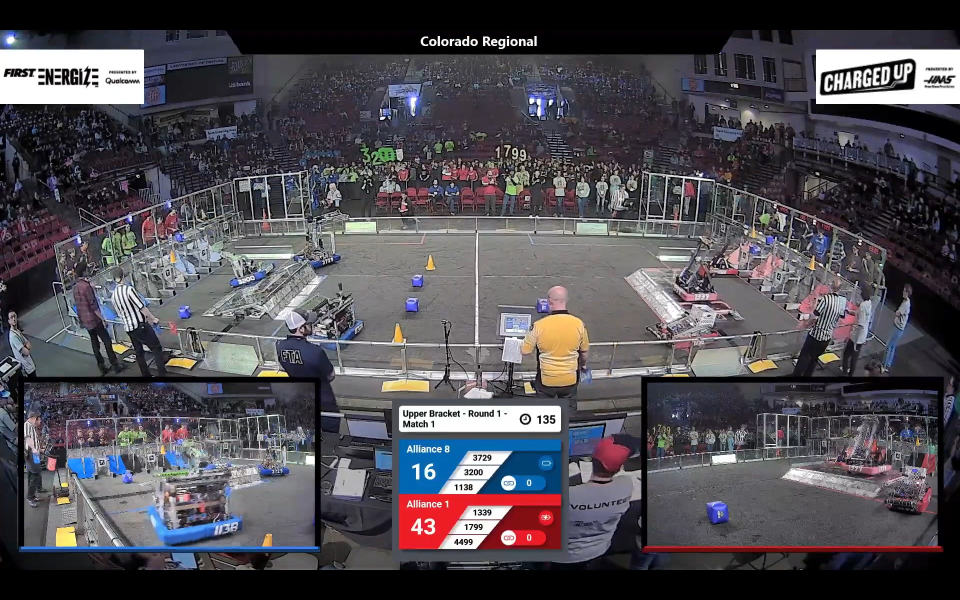
#> input picture Collin_vision/field_snap.jpg, 1920 x 1200 px, given in place of 20170311_172915.jpg, which was not available (shown at 1/2 size)
$ jupyter execute --allow-errors spacial_img_sandbox.ipynb   (older library calls are emulated)
#> lines starting #> are read from the running program, lines starting #| are printed output that depends on the picture; after the words box and inside, x2 and y2 are one past the last pixel; in counts of white or black regions, pixels touching at a corner belong together; pictures that were not available may be replaced by others from this repository, and a replacement may not be noted
[cell 1]
import cv2
import numpy as np
import matplotlib.pyplot as plt
import pandas as pd

from PIL import Image
from PIL.ExifTags import TAGS
from statsmodels.distributions.empirical_distribution import ECDF

[cell 2]
img = cv2.imread("20170311_172915.jpg", 0)
#> img: shape (1200, 1920); min 0, max 255, mean 77.6
img2 = cv2.imread("frc_live_grid_shot.jpg", 0)
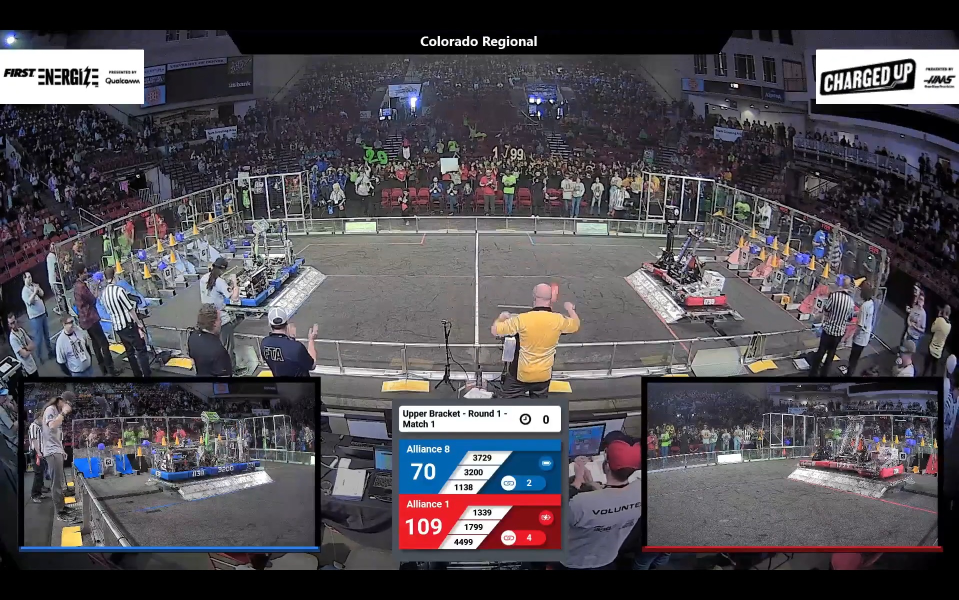
#> input picture Collin_vision/field_snap_ending.jpg, 1917 x 1200 px, given in place of frc_live_grid_shot.jpg, which was not available (shown at 1/2 size)
#> img2: shape (1200, 1917); min 0, max 255, mean 77.2
cone_template = cv2.imread("frc_cone_template.jpg", 0)
april_template = cv2.imread("frc_april_template.jpg", 0)

april_pure_1 = cv2.imread("april_tag_pure_1.png", 0)
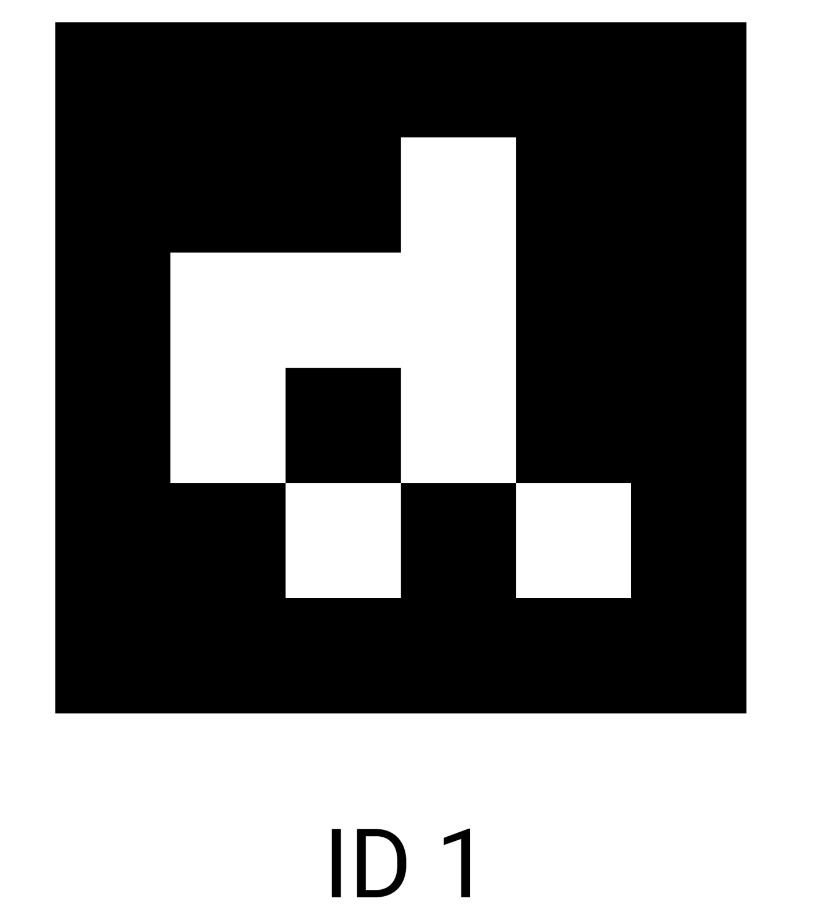
#> input picture Collin_vision/april_tag_pure_1.png, 821 x 923 px, found by its file name
#> april_pure_1 is the input picture: shape (923, 821); min 0, max 255, mean 129

[cell 3]
window_size = 75
avg_kernel = np.ones((window_size, window_size), np.float32) / (window_size**2)
avg_img = cv2.filter2D((img / 255.0), -1, kernel=avg_kernel)

print(img.shape)
#| (1200, 1920)
print(avg_img.shape)
#| (1200, 1920)

plt.imshow(avg_img, cmap="Greys_r")
plt.show()

[cell 4]
half_region = 75
radius = ((2 * half_region) + 1) / 2

point_sim = np.random.uniform(-1 * radius, radius, size=(10000000, 2))
in_circle = np.sqrt((point_sim[:, 0] ** 2) + (point_sim[:, 1]**2)) <= radius
point_sim = pd.DataFrame(
    np.floor(point_sim + radius).astype("int"),
    columns=["u", "v"]
)
point_sim["in_circle"] = in_circle

circle_kernel = point_sim.groupby(["u", "v"])["in_circle"].mean().unstack().values
circle_kernel / circle_kernel.sum()

circle_avg_img = cv2.filter2D((img / 255.0), -1, kernel=circle_kernel)

plt.imshow(circle_avg_img, cmap="Greys_r")
plt.show()

[cell 5]
stand_dev = 25
half_region = int(3 * stand_dev)
full_region = (2 * half_region) + 1

v = np.arange(-1 * half_region, half_region + 1)[::-1]
v = v.reshape(v.shape[0], 1)
v = np.repeat(v, full_region, axis=1)

u = -1 * v.T

non_sqrt_euc = (v**2 + u**2)

def calc_gauss_kernel(non_sqrt_euc, sigma):
    denom = (1 / (2 * np.pi * (sigma**2)))
    num = np.exp((-1 * non_sqrt_euc) / (2 * (sigma**2)))
    return denom * num

gauss_kernel = calc_gauss_kernel(non_sqrt_euc, stand_dev)
gauss_kernel = gauss_kernel / gauss_kernel.sum()

guass_avg_img = cv2.filter2D((img / 255.0), -1, kernel=gauss_kernel)

plt.imshow(guass_avg_img, cmap="Greys_r")
plt.show()

[cell 6]
gauss_blur_img = cv2.GaussianBlur(img, (175, 175), 0)
plt.imshow(gauss_blur_img, cmap="Greys_r")
plt.show()

[cell 7]
horiz_grad_kernel = .5 * np.array([-1.0, 0.0, 1.0])
horiz_grad_kernel = horiz_grad_kernel.reshape(1, horiz_grad_kernel.shape[0])
horiz_grad_img = cv2.filter2D((img / 255.0), -1, kernel=horiz_grad_kernel)

plt.imshow(horiz_grad_img, cmap="bwr")
plt.show()

[cell 8]
vert_grad_kernel = .5 * np.array([-1.0, 0.0, 1.0])
vert_grad_kernel = vert_grad_kernel.reshape(vert_grad_kernel.shape[0], 1)
vert_grad_img = cv2.filter2D((img / 255.0), -1, kernel=vert_grad_kernel)

plt.imshow(vert_grad_img, cmap="bwr")
plt.show()

[cell 9]
plt.imshow(np.abs(horiz_grad_img) > 0.2, cmap="Greys_r")
plt.show()

[cell 10]
plt.imshow(np.sqrt((horiz_grad_img**2) + (vert_grad_img**2)), cmap="Greys_r")
plt.show()

[cell 11]
sobel_kernel = np.array([[-1, 0, 1], [-2, 0, 2], [-1, 0, 1]], dtype="float")
sobel_img = cv2.filter2D((img / 255.0), -1, kernel=sobel_kernel)

plt.imshow(sobel_img, cmap="bwr")
plt.show()

[cell 12]
sobel_kernel = np.array([[-1, 0, 1], [-2, 0, 2], [-1, 0, 1]], dtype="float")

horiz_sobel_img = cv2.filter2D((img / 255.0), -1, kernel=sobel_kernel)
vert_sobel_img = cv2.filter2D((img / 255.0), -1, kernel=sobel_kernel.T)

plt.imshow(np.sqrt((horiz_sobel_img**2) + (vert_sobel_img**2)), cmap="Greys_r")
plt.show()

[cell 13]
max_gradient_img = np.arctan(vert_grad_img / horiz_grad_img)
plt.imshow(max_gradient_img, cmap="bwr")
plt.show()

[cell 14]
sobel_max_gradient_img = np.arctan(vert_sobel_img / horiz_sobel_img)
plt.imshow(sobel_max_gradient_img, cmap="bwr")
plt.show()

[cell 15]
stand_dev = 25
half_region = int(3 * stand_dev)
full_region = (2 * half_region) + 1

v = np.arange(-1 * half_region, half_region + 1)[::-1]
v = v.reshape(v.shape[0], 1)
v = np.repeat(v, full_region, axis=1)

u = -1 * v.T

non_sqrt_euc = (v**2 + u**2)

def calc_DoG_kernel(directional_offsets, non_sqrt_euc, sigma):
    denom = -1 * (directional_offsets / (2 * np.pi * (sigma**2)))
    num = np.exp((-1 * non_sqrt_euc) / (2 * (sigma**2)))
    return denom * num

horiz_DoG_kernel = calc_DoG_kernel(u, non_sqrt_euc, stand_dev)
vert_DoG_kernel = calc_DoG_kernel(v, non_sqrt_euc, stand_dev)

horiz_DoG_img = cv2.filter2D((img / 255.0), -1, kernel=horiz_DoG_kernel)
vert_DoG_img = cv2.filter2D((img / 255.0), -1, kernel=vert_DoG_kernel)

plt.imshow(horiz_DoG_img, cmap="bwr")
plt.show()

[cell 16]
plt.imshow(vert_DoG_img, cmap="bwr")
plt.show()

[cell 17]
plt.imshow(np.sqrt(vert_DoG_img**2 + horiz_DoG_img**2), cmap="Greys_r")
plt.show()

[cell 18]
laplacian_kernel = np.array([[0, 1, 0], [1, -4, 1], [0, 1, 0]], dtype="float") * 0.5

laplacian_img = cv2.filter2D((img / 255.0), -1, kernel=laplacian_kernel)

plt.imshow(laplacian_img, cmap="bwr")
plt.show()

[cell 19]
stand_dev = 25
half_region = int(3 * stand_dev)
full_region = (2 * half_region) + 1

v = np.arange(-1 * half_region, half_region + 1)[::-1]
v = v.reshape(v.shape[0], 1)
v = np.repeat(v, full_region, axis=1)

u = -1 * v.T

non_sqrt_euc = (v**2 + u**2)

def calc_LoG_kernel(non_sqrt_euc, sigma):
    first_term = 1 / (np.pi * (sigma**4))
    second_term = (non_sqrt_euc / (2 * (sigma**2))) - 1
    third_term = np.exp((-1 * non_sqrt_euc) / (2 * (sigma**2)))
    return first_term * second_term * third_term

LoG_kernel = calc_LoG_kernel(non_sqrt_euc, stand_dev)

LoG_img = cv2.filter2D((img / 255.0), -1, kernel=LoG_kernel)

plt.imshow(LoG_img, cmap="bwr")
plt.show()

[cell 20]
gauss_blur_img = cv2.GaussianBlur(cv2.equalizeHist(img2) / 255.0, (15, 15), 0)
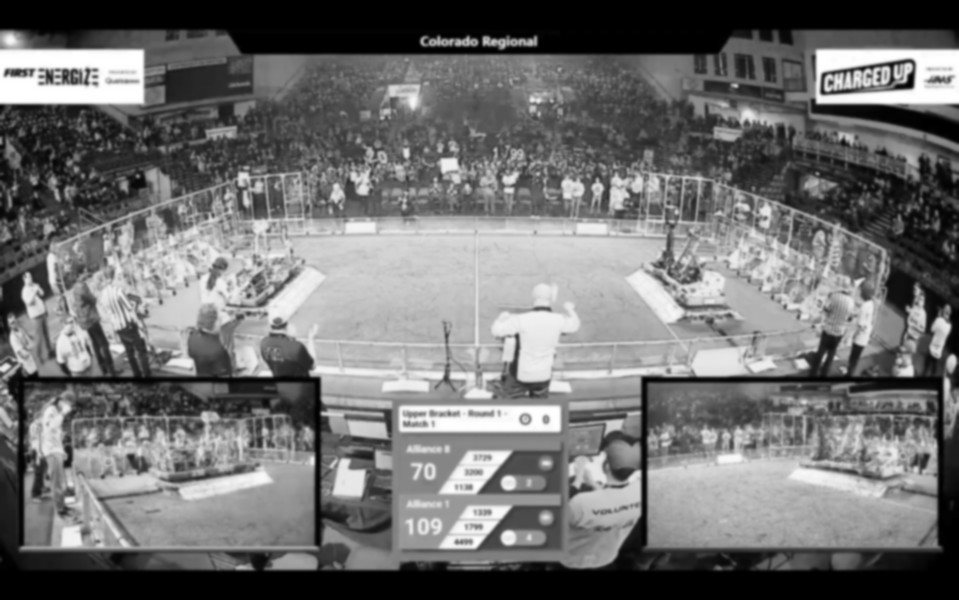
#> gauss_blur_img: shape (1200, 1917) float64 (shown at 1/2 size); min 0, max 1, mean 0.44

DoG_x_img = cv2.Sobel(
    gauss_blur_img, cv2.CV_16S, 1, 0, ksize=5, scale=1, delta=0, borderType=cv2.BORDER_DEFAULT
)
DoG_y_img = cv2.Sobel(
    gauss_blur_img, cv2.CV_16S, 0, 1, ksize=5, scale=1, delta=0, borderType=cv2.BORDER_DEFAULT
)

plt.imshow(np.sqrt((DoG_y_img**2) + (DoG_x_img**2)), cmap="Greys_r")
plt.show()

[cell 21]
gauss_blur_img = cv2.GaussianBlur(cv2.equalizeHist(img2), (15, 15), 0)

LoG_img = cv2.Laplacian(
    gauss_blur_img, ddepth=cv2.CV_16S, ksize=5
)
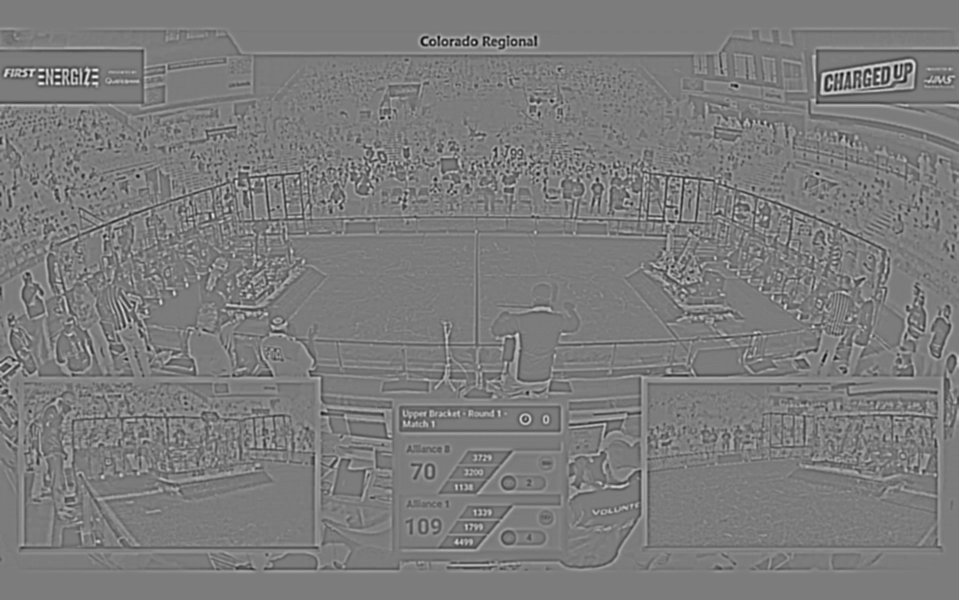
#> LoG_img: shape (1200, 1917) int16 (shown at 1/2 size); min -1166, max 1230, mean 0; drawn with min black and max white

plt.imshow(LoG_img, cmap="bwr")
plt.show()

[cell 22]
img2 = cv2.imread("frc_live_grid_shot.jpg", 0)

width, height = cone_template.shape[::-1]
#> width = 1917; height = 1200

temp_match = cv2.matchTemplate(img2, cone_template, cv2.TM_CCORR_NORMED)
#> temp_match = [1]
min_val, max_val, min_loc, max_loc = cv2.minMaxLoc(temp_match)
#> min_val = 1; max_val = 1; min_loc = (0, 0); max_loc = (0, 0)

top_left = max_loc
#> top_left = (0, 0)
bottom_right = (top_left[0] + width, top_left[1] + height)
#> bottom_right = (1917, 1200)

cv2.rectangle(img2, top_left, bottom_right, 0, 10)
#> img2: shape (1200, 1917); min 0, max 255, mean 77

plt.subplot(121), plt.imshow(temp_match, cmap="Greys_r")
plt.subplot(122), plt.imshow(img2, cmap="Greys_r")

plt.show()
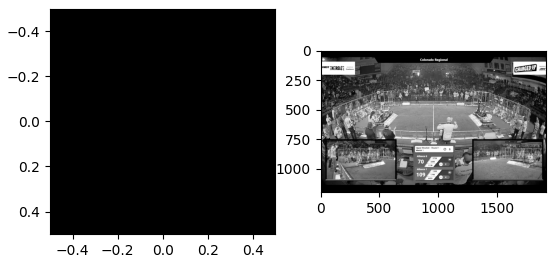
#> figure drawn by matplotlib, 2 panels
img2 = cv2.imread("frc_live_grid_shot.jpg", 0)

[cell 23]
img2 = cv2.imread("frc_live_grid_shot.jpg", 0)
found_thesh = 0.93
findings = np.where(temp_match > found_thesh)
#> findings = ([0], [0])

for found_point in zip(*findings[::-1]):
    cv2.rectangle(img2, found_point, (found_point[0] + width, found_point[1] + height), 0, 10)
#> this loop made 1 pass

plt.imshow(img2, cmap="Greys_r")
plt.show()
img2 = cv2.imread("frc_live_grid_shot.jpg", 0)

[cell 24]
speckle_noise = np.random.uniform(0, 1, img.shape)
speckle_img = img.copy()
speckle_img = np.where(speckle_noise < 0.05, 0, speckle_img)
speckle_img = np.where(speckle_noise > 0.95, 255, speckle_img)

median_blur_img = cv2.medianBlur(speckle_img, 3)

plt.subplot(121)
plt.imshow(speckle_img, cmap="Greys_r")
plt.subplot(122)
plt.imshow(median_blur_img, cmap="Greys_r")
plt.show()

[cell 25]
thresh_img = (cv2.equalizeHist(img) >= 200).astype("uint8")
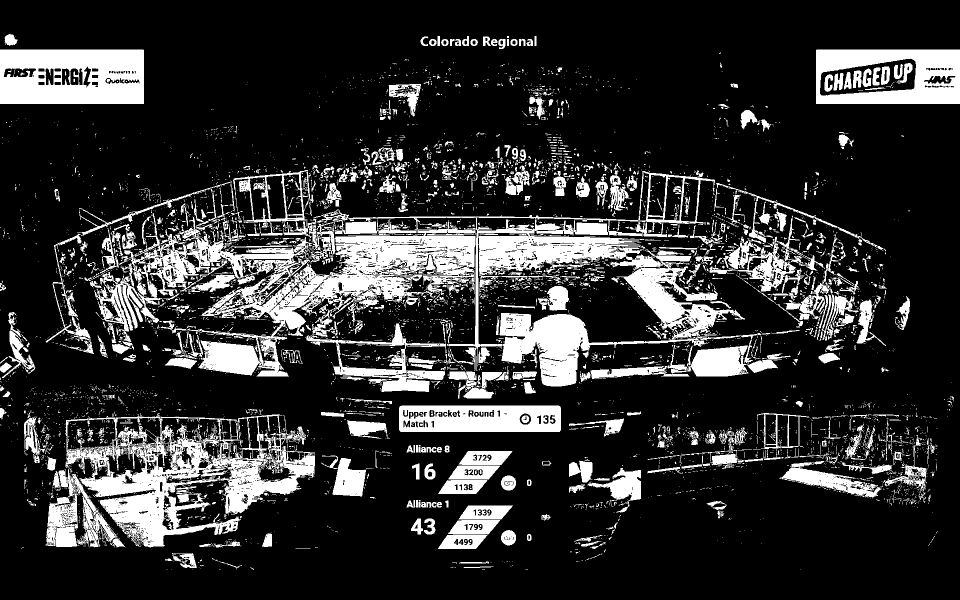
#> thresh_img: shape (1200, 1920) (shown at 1/2 size); values 0 (black) and 1 (white), 19.2% white; 6494 white regions (5705 under 20 px), largest, box (x1, y1, x2, y2) and area: (188, 342, 1490, 773) 139687, (130, 826, 630, 1096) 47624, (0, 99, 288, 208) 27531
erosion_kernel = np.ones((31, 31), np.uint8)
eroded_image = cv2.erode(thresh_img, erosion_kernel, iterations=1)
#> eroded_image: shape (1200, 1920); values 0 (black) and 1 (white), 0.51% white; 14 white regions (2 under 20 px), largest, box (x1, y1, x2, y2) and area: (0, 169, 273, 193) 3091, (0, 114, 273, 127) 2360, (1082, 644, 1144, 703) 2213
plt.imshow(eroded_image, cmap="Greys_r")
plt.show()

[cell 26]
thresh_img = (cv2.equalizeHist(img) >= 200).astype("uint8")
dilation_kernel = np.ones((31, 31), np.uint8)
dilated_image = cv2.dilate(thresh_img, dilation_kernel, iterations=1)
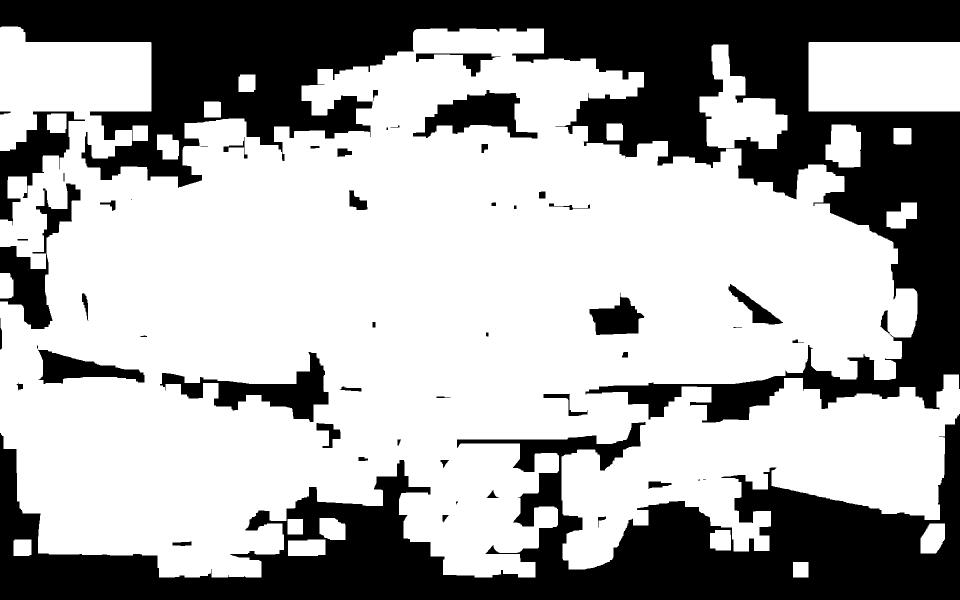
#> dilated_image: shape (1200, 1920) (shown at 1/2 size); values 0 (black) and 1 (white), 65.6% white; 53 black regions (7 under 20 px), largest, box (x1, y1, x2, y2) and area: (0, 0, 1920, 845) 441257, (0, 828, 1920, 1200) 274704, (320, 704, 657, 844) 14746
plt.imshow(dilated_image, cmap="Greys_r")
plt.show()

[cell 27]
thresh_img = (cv2.equalizeHist(img) >= 200).astype("uint8")
opening_kernel = np.ones((65, 65), np.uint8)
opening_image = cv2.morphologyEx(thresh_img, cv2.MORPH_OPEN, opening_kernel)
#> opening_image: shape (1200, 1920); every value is 0
plt.imshow(opening_image, cmap="Greys_r")
plt.show()

[cell 28]
thresh_img = (cv2.equalizeHist(img2) >= 200).astype("uint8")
#> thresh_img: shape (1200, 1917); values 0 (black) and 1 (white), 19.1% white; 8720 white regions (7957 under 20 px), largest, box (x1, y1, x2, y2) and area: (168, 326, 1452, 725) 124924, (0, 99, 288, 208) 27567, (1632, 99, 1917, 208) 20120
closing_kernel = np.ones((7, 7), np.uint8)
closing_image = cv2.morphologyEx(thresh_img, cv2.MORPH_CLOSE, closing_kernel)
#> closing_image: shape (1200, 1917); values 0 (black) and 1 (white), 28.7% white; 1049 white regions (854 under 20 px), largest, box (x1, y1, x2, y2) and area: (93, 270, 1780, 797) 357619, (1295, 796, 1875, 1092) 82260, (107, 821, 630, 1096) 46980
plt.imshow(closing_image, cmap="Greys_r")
plt.show()

[cell 29]
thresh_img = (cv2.equalizeHist(img2) <= 50).astype("uint8")
#> thresh_img: shape (1200, 1917); values 0 (black) and 1 (white), 29.3% white; 10730 white regions (9660 under 20 px), largest, box (x1, y1, x2, y2) and area: (0, 205, 1917, 1200) 294029, (0, 0, 1917, 152) 168868, (0, 200, 545, 451) 55386
closing_kernel = cv2.getStructuringElement(cv2.MORPH_RECT, (7, 50))
closing_image = cv2.morphologyEx(thresh_img, cv2.MORPH_CLOSE, closing_kernel)
#> closing_image: shape (1200, 1917); values 0 (black) and 1 (white), 64.3% white; 141 black regions, largest, box (x1, y1, x2, y2) and area: (536, 418, 1569, 1141) 402392, (1294, 860, 1875, 1105) 97757, (206, 895, 630, 1106) 62626
closing_image = cv2.morphologyEx(closing_image, cv2.MORPH_OPEN, closing_kernel)
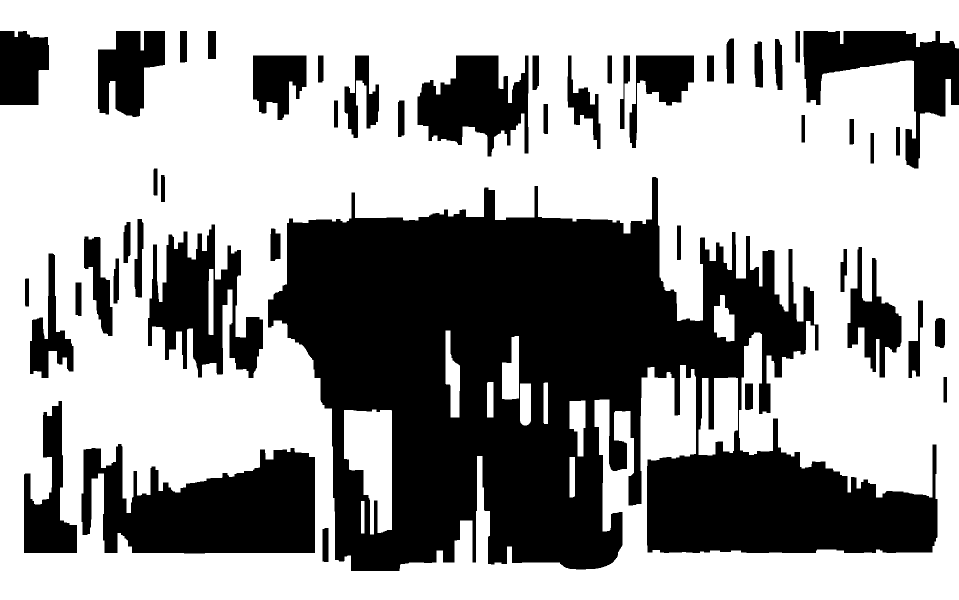
#> closing_image: shape (1200, 1917) (shown at 1/2 size); values 0 (black) and 1 (white), 62.4% white; 48 black regions, largest, box (x1, y1, x2, y2) and area: (536, 354, 1875, 1142) 571053, (163, 888, 630, 1107) 71415, (296, 449, 526, 756) 35685
plt.imshow(closing_image, cmap="Greys_r")
plt.show()

[cell 30]
single_cube_img = cv2.imread("frc_game_cube.jpeg", 0)
#> (the rest of this cell did not finish here and is left out)

[cell 31]
single_cube_img = cv2.imread("frc_game_cube.jpeg", 0)
#> (the rest of this cell did not finish here and is left out)

[cell 32]
single_cube_img = cv2.imread("frc_game_cube.jpeg", 0)
#> (the rest of this cell did not finish here and is left out)

[cell 33]
multi_cube_img = cv2.imread("frc_multi_cube.jpg", 0)
#> (the rest of this cell did not finish here and is left out)

[cell 34]
multi_cube_img = cv2.imread("frc_multi_cube.jpg", 0)
#> (the rest of this cell did not finish here and is left out)

[cell 35]
nested_diamond_img = cv2.imread("hierarchy_test.jpg", 0)

nd_contours, nd_cont_hierarchy = cv2.findContours(
    nested_diamond_img, cv2.RETR_TREE, cv2.CHAIN_APPROX_NONE
)
#> nd_contours = []; nd_cont_hierarchy = None

#> (the rest of this cell did not finish here and is left out)
